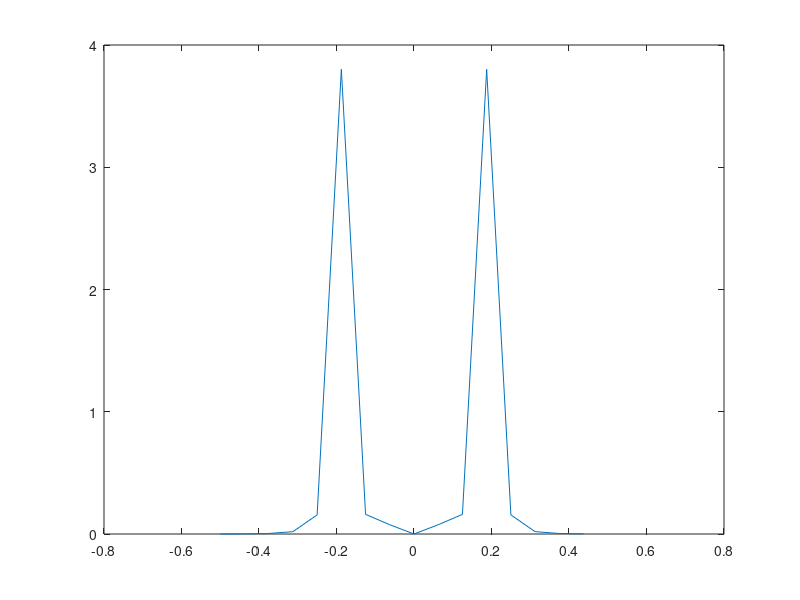
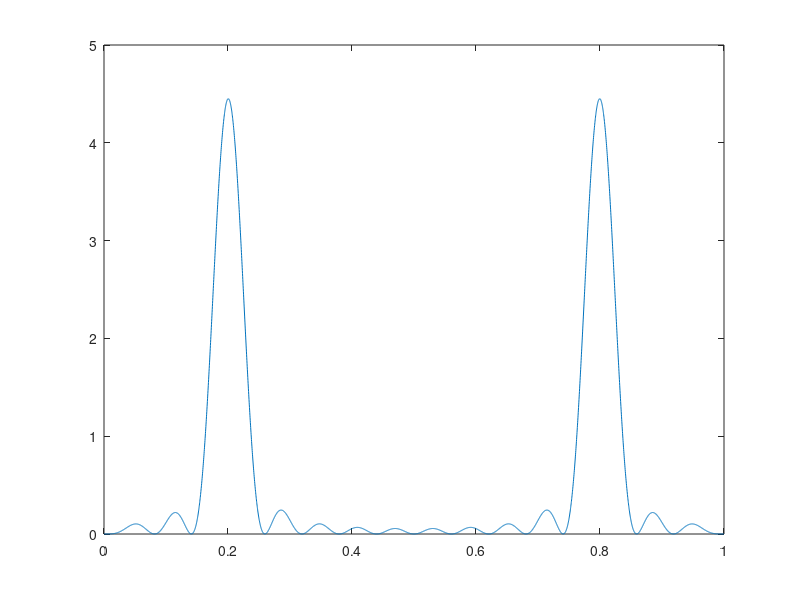
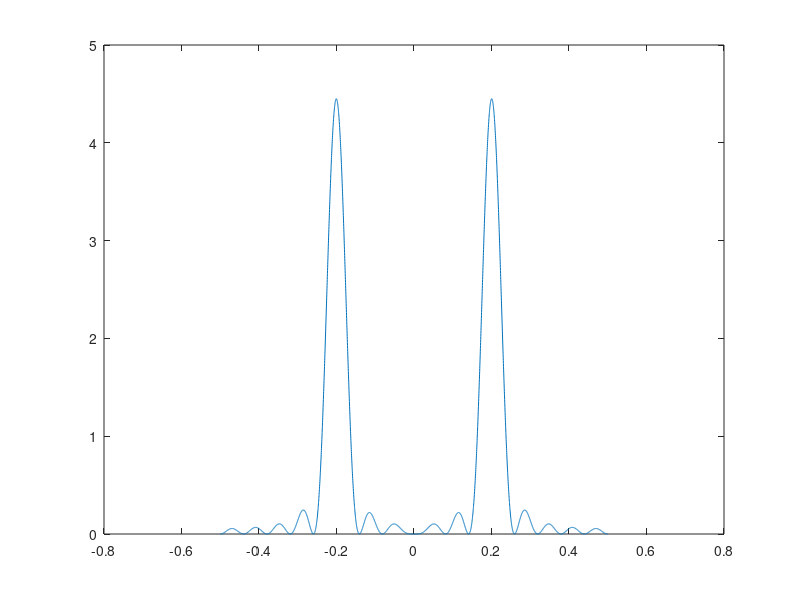
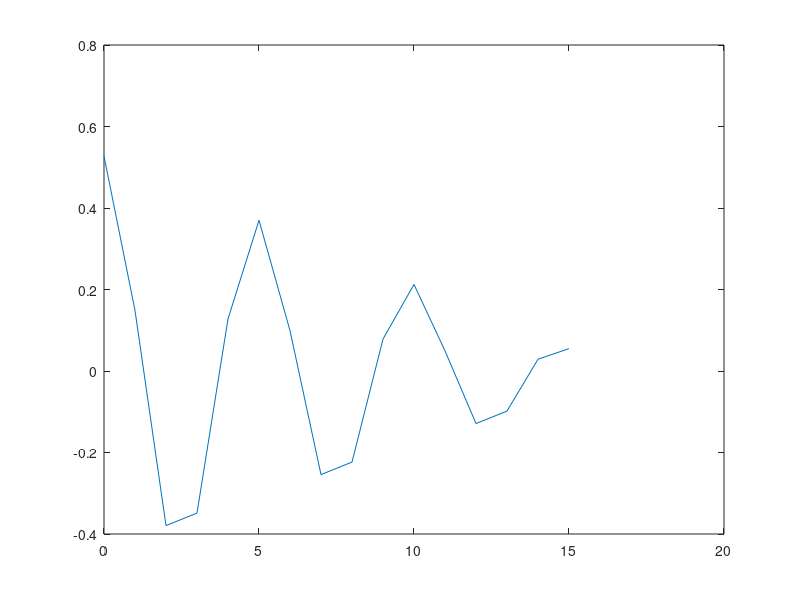

Source code (MATLAB) for these figures, in order:
load unknowndata;
mu = mean(data);
% the mean of the data is not zero

% we adjust the data to zero-mean by substracting
% the mean from all components of the data
x = data - mu;
mean(x)
%--------------------------------------------
% implement the periodogram using the DFT:
X = fft(x);
n = length(x);
Rhat=(X.*conj(X))/n;
f=[0:n-1]/n;
% plot(f,Rhat)
figure()
plot(f-0.5,fftshift(Rhat))
%--------------------------------------------
% zero-padding for much better resolution
N = 4096;
X=fft(x,N);
Rhat=(X.*conj(X))/n;
f=[0:N-1]/N;
figure()
plot(f,Rhat)
figure();
plot(f-0.5,fftshift(Rhat))
%--------------------------------------------
% the estimated covariance function
rhat=ifft(Rhat);
figure()
plot([0:15],rhat(1:16))
%--------------------------------------------



